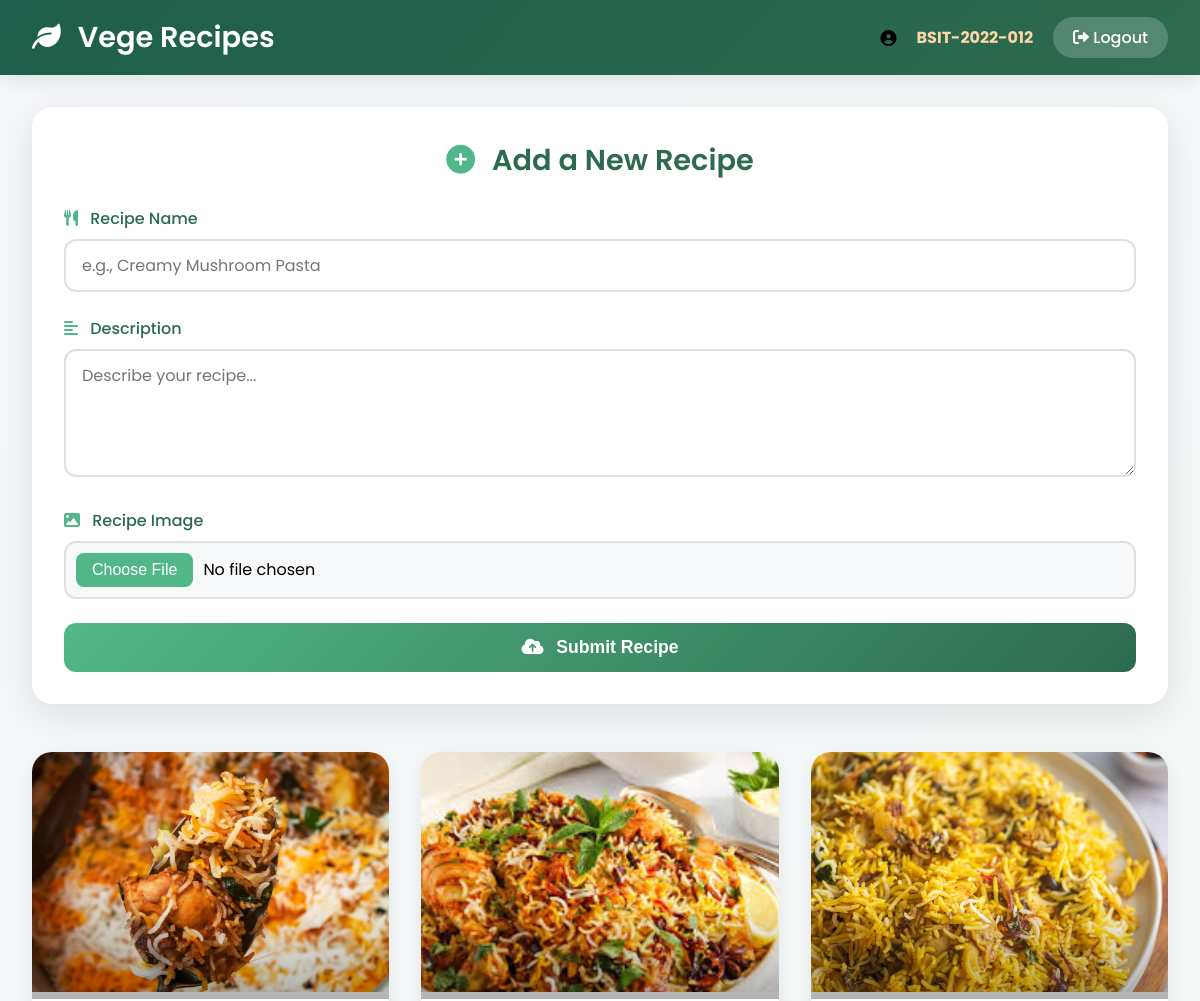
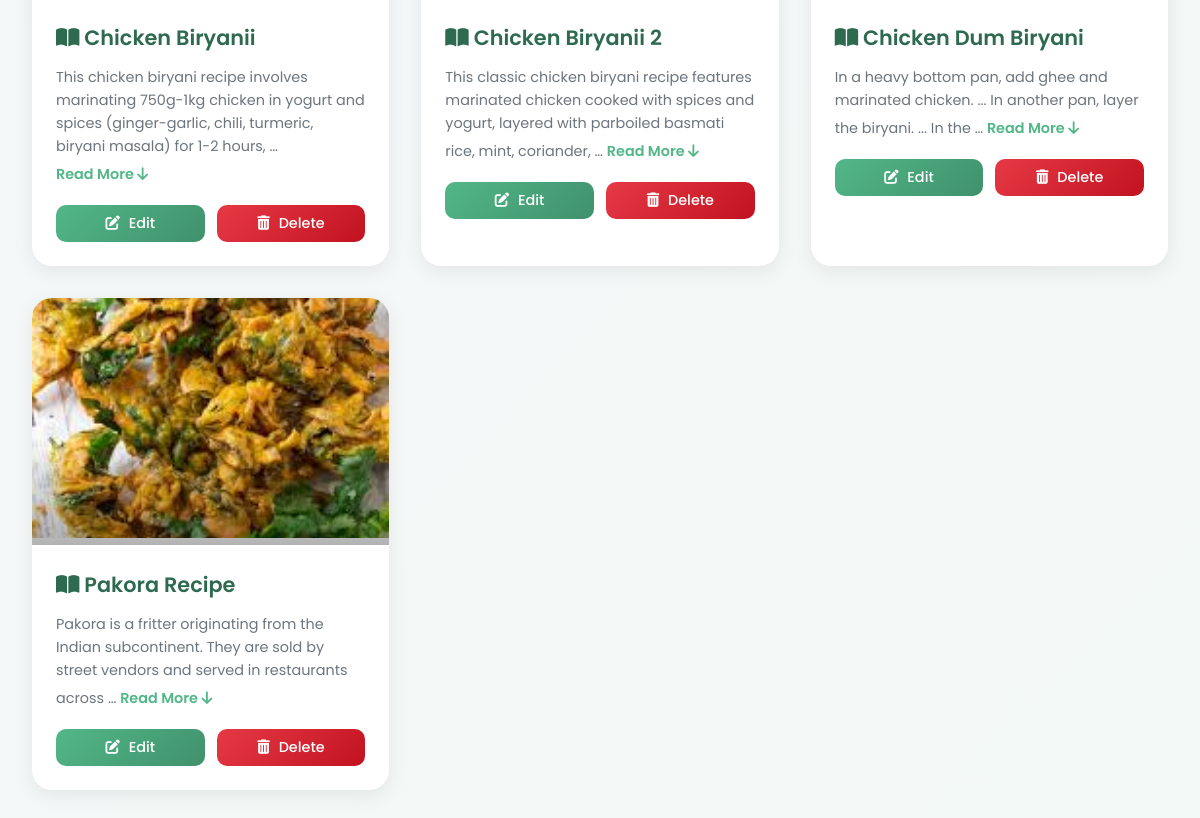
The app's page / (signed in) with its own data (2 pictures, top to bottom).
### Vege/models.py (models this page shows, shortened)
class Receipe(models.Model):
    receipe_name = models.CharField(max_length=100)
    receipe_description = models.TextField()
    receipe_image = models.ImageField(upload_to="receipe")

### Vege/views.py (the view, shortened to what this page needs)
# urls.py: path("", recipes, name = 'recipes' ),
@login_required(login_url="login")
def recipes(request):
    all_recipes = Receipe.objects.all()
    return render(request, "recipes.html", {"recipes": all_recipes})

### Vege/templates/recipes.html (shortened to what this page needs)
<!DOCTYPE html>
<html lang="en">
<head>
<link rel="stylesheet" href="https://cdnjs.cloudflare.com/ajax/libs/font-awesome/6.0.0/css/all.min.css">
</head>
<body>
<div class="navbar">
  <h2><i class="fas fa-leaf"></i> Vege Recipes</h2>
  <div>
    <i class="fas fa-user-circle"></i> <strong>{{ request.user.username }}</strong>
    <a href="{% url 'logout' %}"><i class="fas fa-sign-out-alt"></i> Logout</a>
  </div>
</div>
<div class="container">
  <div class="add-recipe-card">
    <h3><i class="fas fa-plus-circle"></i> Add a New Recipe</h3>
    <form method="POST" enctype="multipart/form-data">
      <div class="form-group">
        <label><i class="fas fa-utensils"></i> Recipe Name</label>
        <input type="text" name="receipe_name" placeholder="e.g., Creamy Mushroom Pasta" required>
      </div>
      <div class="form-group">
        <label><i class="fas fa-align-left"></i> Description</label>
        <textarea name="receipe_description" rows="4" placeholder="Describe your recipe..."></textarea>
      </div>
      <div class="form-group">
        <label><i class="fas fa-image"></i> Recipe Image</label>
        <input type="file" name="receipe_image" accept="image/*" required>
      </div>
      <button type="submit" class="btn-submit">
        <i class="fas fa-cloud-upload-alt"></i> Submit Recipe
      </button>
    </form>
  </div>
  <div class="recipe-grid">
    {% for r in recipes %}
    <div class="recipe-card">
      <div class="image-container">
        <img class="recipe-image" src="{{ r.receipe_image.url }}" alt="{{ r.receipe_name }}">
      </div>
      <div class="recipe-info">
        <h4><i class="fas fa-book-open"></i> {{ r.receipe_name }}</h4>
        <div class="recipe-description">
          <span class="desc-short">
            {{ r.receipe_description|truncatewords:20 }}
            {% if r.receipe_description|length > 200 %}
              <span class="read-more-btn" onclick="toggleText(this)">Read More <i class="fas fa-arrow-down"></i></span>
            {% endif %}
          </span>
        </div>
        <div class="action-buttons">
          <a href="{% url 'update_recipe' r.id %}" class="btn-edit">
            <i class="fas fa-edit"></i> Edit
          </a>
          <a href="{% url 'delete_recipe' r.id %}" class="btn-delete"
             onclick="return confirm('Are you sure you want to delete this recipe?');">
            <i class="fas fa-trash-alt"></i> Delete
          </a>
        </div>
      </div>
    </div>
    {% empty %}
    <div class="empty-state">
      <i class="fas fa-folder-open"></i>
      <p>No recipes added yet. Be the first to add a delicious recipe! 🍽️</p>
    </div>
    {% endfor %}
  </div>
</div>
</body>
</html>

### Vege/templates/recipes.html (style rules this page uses)
* { margin: 0; padding: 0; box-sizing: border-box; }
body { font-family: 'Poppins', sans-serif; background: linear-gradient(135deg, #f5f7fa 0%, #f3f9f6 100%); min-height: 100vh; }
.navbar { background: linear-gradient(135deg, #1e5f4b 0%, #2d6a4f 100%); padding: 1rem 2rem; display: flex; justify-content: space-between; align-items: center; box-shadow: 0 4px 20px rgba(0,0,0,0.1); position: sticky; top: 0; z-index: 1000; }
.navbar h2 { color: white; font-size: 1.8rem; font-weight: 600; }
.navbar h2 i { margin-right: 10px; animation: spin 10s linear infinite; }
.navbar div { display: flex; align-items: center; gap: 20px; }
.navbar strong { color: #ffd6a5; font-size: 1rem; }
.navbar a { color: white; text-decoration: none; padding: 8px 20px; border-radius: 25px; background: rgba(255,255,255,0.2); transition: all 0.3s ease; font-weight: 500; }
.container { max-width: 1200px; margin: 0 auto; padding: 2rem; }
.add-recipe-card { background: white; border-radius: 20px; padding: 2rem; margin-bottom: 3rem; box-shadow: 0 10px 40px rgba(0,0,0,0.1); transition: transform 0.3s ease; }
.add-recipe-card h3 { color: #2d6a4f; font-size: 1.8rem; margin-bottom: 1.5rem; text-align: center; font-weight: 600; }
.add-recipe-card h3 i { margin-right: 10px; color: #52b788; }
.form-group { margin-bottom: 1.5rem; }
.form-group label { display: block; margin-bottom: 0.5rem; color: #2d6a4f; font-weight: 500; }
.form-group label i { margin-right: 8px; color: #52b788; }
input, textarea { width: 100%; padding: 12px 16px; border: 2px solid #e0e0e0; border-radius: 12px; font-size: 1rem; font-family: 'Poppins', sans-serif; transition: all 0.3s ease; }
textarea { resize: vertical; min-height: 100px; }
input[type="file"] { padding: 10px; background: #f8f9fa; cursor: pointer; }
.btn-submit { width: 100%; padding: 14px; background: linear-gradient(135deg, #52b788 0%, #2d6a4f 100%); color: white; border: none; border-radius: 12px; font-size: 1.1rem; font-weight: 600; cursor: pointer; transition: all 0.3s ease; }
.btn-submit i { margin-right: 8px; }
.recipe-grid { display: grid; grid-template-columns: repeat(auto-fill, minmax(320px, 1fr)); gap: 2rem; margin-top: 2rem; }
.recipe-card { background: white; border-radius: 20px; overflow: hidden; box-shadow: 0 5px 20px rgba(0,0,0,0.08); transition: all 0.3s ease; animation: fadeInUp 0.5s ease; }
.recipe-image { width: 100%; height: 240px; object-fit: cover; transition: transform 0.3s ease; }
.image-container { overflow: hidden; position: relative; }
.image-container::before { content: ''; position: absolute; top: 0; left: 0; right: 0; bottom: 0; background: linear-gradient(to bottom, transparent 60%, rgba(0,0,0,0.3)); z-index: 1; pointer-events: none; }
.recipe-info { padding: 1.5rem; }
.recipe-info h4 { color: #2d6a4f; font-size: 1.3rem; margin-bottom: 0.8rem; font-weight: 600; }
.recipe-description { color: #6c757d; font-size: 0.9rem; line-height: 1.6; margin-bottom: 1rem; }
.read-more-btn { color: #52b788; font-weight: 600; cursor: pointer; text-decoration: none; display: inline-block; margin-top: 5px; transition: color 0.3s ease; }
.action-buttons { display: flex; gap: 12px; margin-top: 1.2rem; }
.btn-edit, .btn-delete { flex: 1; text-align: center; padding: 8px 0; border-radius: 10px; text-decoration: none; font-weight: 500; transition: all 0.3s ease; font-size: 0.9rem; }
.btn-edit { background: linear-gradient(135deg, #52b788 0%, #40916c 100%); color: white; }
.btn-delete { background: linear-gradient(135deg, #e63946 0%, #c1121f 100%); color: white; }
.btn-edit i, .btn-delete i { margin-right: 5px; }

### records on screen
Receipe: receipe_image (picture), receipe_name "Chicken Biryanii", receipe_description "This chicken biryani recipe involves marinating 750g-1kg chicken in yogurt and spices (ginger-garlic, chili, turmeric, biryani masala) for 1-2 hours, …", shows "Read More"
Receipe: receipe_image (picture), receipe_name "Chicken Biryanii 2", receipe_description "This classic chicken biryani recipe features marinated chicken cooked with spices and yogurt, layered with parboiled basmati rice, mint, coriander, …", shows "Read More"
Receipe: receipe_image (picture), receipe_name "Chicken Dum Biryani", receipe_description "In a heavy bottom pan, add ghee and marinated chicken. ... In another pan, layer the biryani. ... In the …", shows "Read More"
Receipe: receipe_image (picture), receipe_name "Pakora Recipe", receipe_description "Pakora is a fritter originating from the Indian subcontinent. They are sold by street vendors and served in restaurants across …", shows "Read More"

### other values on screen
{{ request.user.username }} "BSIT-2022-012"
